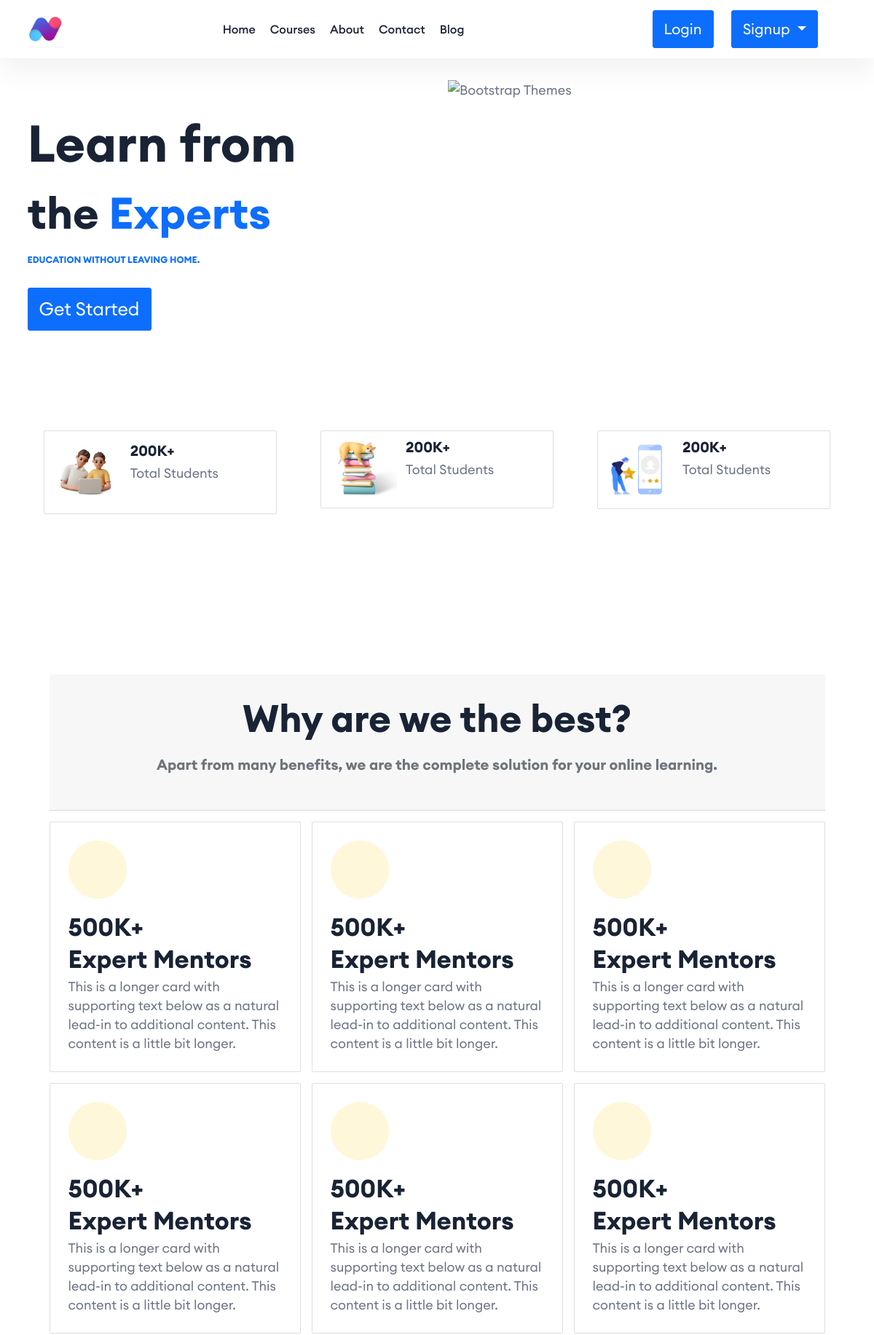
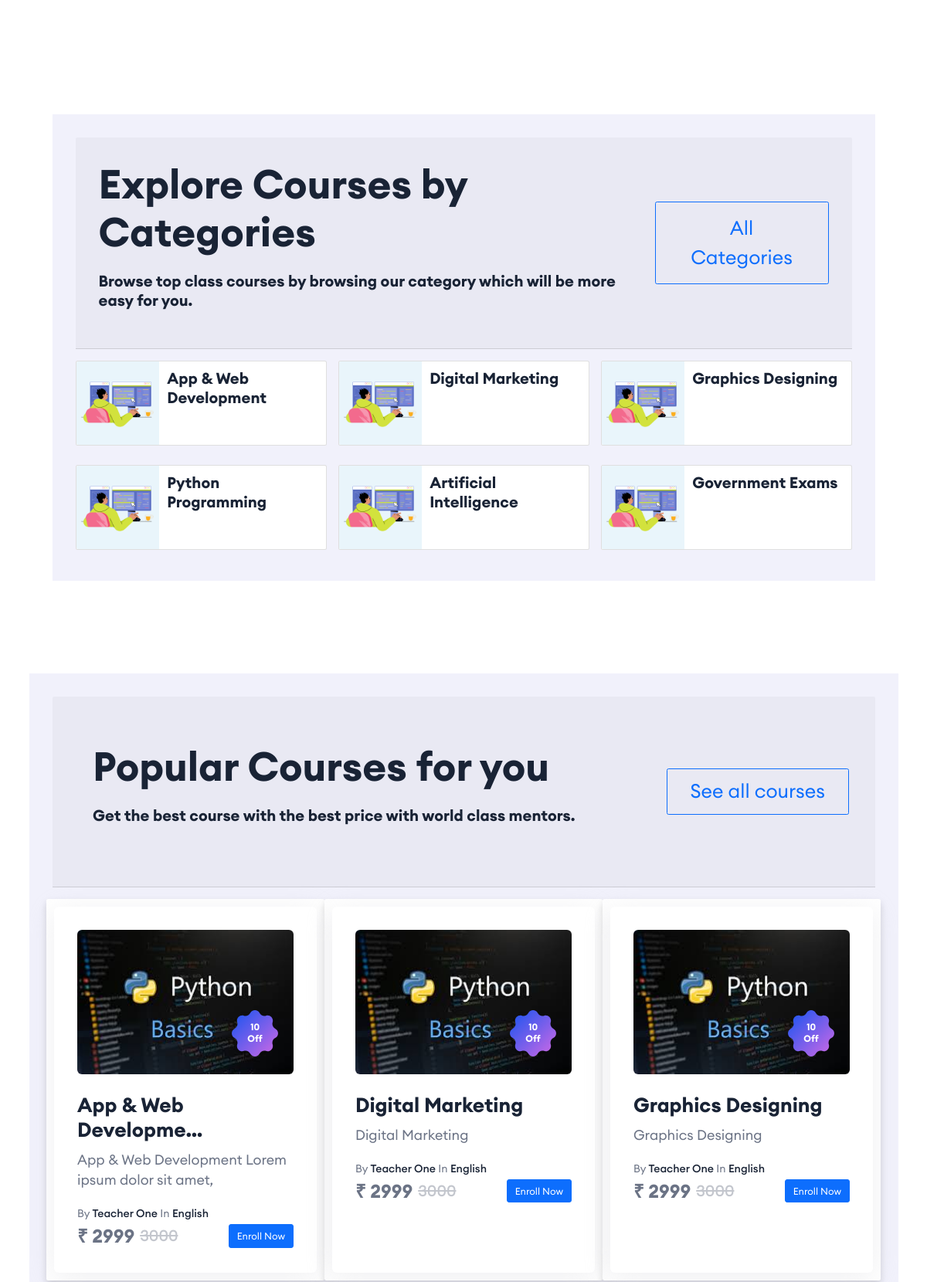
The page / (upper part) on the database its author committed (2 pictures, top to bottom).
### courses/models.py (models this page shows, shortened)
class Catagories(models.Model):
    name = models.CharField(max_length=200)

class Course(models.Model):
    author          = models.ForeignKey(Instructor, on_delete=models.CASCADE)
    student         = models.ManyToManyField(Student)
    title           = models.CharField(max_length=255)
    image           = models.ImageField(upload_to='images/courses')
    price = models.IntegerField()
    discount = models.IntegerField(default=0)
    off_price = models.IntegerField(default=0)
    language        = models.CharField(max_length=50)
    catagory        = models.ForeignKey(Catagories, on_delete=models.CASCADE, null=True)
    level           = models.ForeignKey(Level, on_delete=models.CASCADE,null=True)
    short_intro     = models.CharField(max_length=50)
    description     = models.TextField()
    slug            = models.SlugField(default='', max_length=500, null =True, blank=True)
    Certificate     = models.CharField(null=True,max_length=100)
    created_on      = models.DateTimeField(auto_now_add=True)
    updated_on      = models.DateTimeField(auto_now=True)
    def get_absolute_url(self):
        from django.urls import reverse
        return reverse("course-details", kwargs={'slug': self.slug})

### accounts/models.py (models this page shows)
class Instructor(models.Model):
    user = models.OneToOneField(User, on_delete = models.CASCADE, primary_key = True)
    phone_number = models.CharField(max_length=20)
    def __str__(self):
        return f'{self.user.first_name} {self.user.last_name}'

class User(AbstractUser):
    is_student = models.BooleanField(default=False)
    is_instructor = models.BooleanField(default=False)
    first_name = models.CharField(max_length=100)
    last_name = models.CharField(max_length=100)

### home/views.py (the view)
# urls.py: path('', index, name='index'),
def index(request):
    catagory = Catagories.objects.all().order_by('id')[0:6]
    courses = Course.objects.all().order_by('id')
    context = {
        'catagory':catagory,
        'courses': courses
    }
    return render(request, 'home/index.html', context)

### templates/Home/index.html (shortened to what this page needs)
{% extends 'base.html' %}
{% load static %}
{% block content %}
<div class="container">
    <div id="hero" class="row flex-lg-row-reverse justify-content-center align-items-center g-5 py-5">
        <div class="col-10 col-sm-8 col-lg-6">
            <img src="{% static 'pagestyle\site-img\img\HeroAvatar.png' %}" class="d-block mx-lg-auto img-fluid"
                alt="Bootstrap Themes" width="700" height="500" loading="lazy">
        </div>
        <div id="hero_text" class="col-10 col-sm-8 col-lg-6">
            <h1 class="display-1 fw-bold text-body-emphasis lh-1 py-2">Learn from</h1>
            <h1 class="display-2 fw-bold text-body-emphasis lh-1 py-2">the <span class="text-primary"> Experts</span>
            </h1>
            <p class="lead text-uppercase fw-bold text-primary">
                Education without leaving home.
            </p>
            <a href="{% url 'login' %}">
                <button type="button" class="btn btn-primary btn-lg px-4 py-3 fs-1">
                    Get Started
                </button>
            </a>
        </div>
    </div>
    <div class="mb-5 py-5">
        <div id="hero_card_group" class="row d-flex justify-content-between">
            <div id="hero_card_group_item" class="col-4 p-5">
                <div class="card mb-3" style="max-width: 540px;">
                    <div class="row g-0 p-2">
                        <div class="col-md-4">
                            <img src="{% static 'pagestyle\site-img\img\TwoYoungMen.png' %}"
                                class="img-fluid rounded-start" alt="...">
                        </div>
                        <div class="col-md-8">
                            <div class="card-body">
                                <h5 class="card-title">200K+</h5>
                                <p class="card-text">Total Students</p>
                            </div>
                        </div>
                    </div>
                </div>
            </div>
            <div id="hero_card_group_item" class="col-4 p-5">
                <div class="card mb-3" style="max-width: 540px;">
                    <div class="row g-0">
                        <div class="col-md-4">
                            <img src="{% static 'pagestyle\site-img\img\Cat lying on books.png' %}"
                                class="img-fluid rounded-start" alt="...">
                        </div>
                        <div class="col-md-8">
                            <div class="card-body">
                                <h5 class="card-title">200K+</h5>
                                <p class="card-text">Total Students</p>
                            </div>
                        </div>
                    </div>
                </div>
            </div>
            <div id="hero_card_group_item" class="col-4 p-5">
                <div class="card mb-3" style="max-width: 540px;">
                    <div class="row g-0">
                        <div class="col-md-4">
                            <img src="{% static 'pagestyle\site-img\img\Rating.png' %}" class="img-fluid rounded-start"
                                alt="...">
                        </div>
                        <div class="col-md-8">
                            <div class="card-body">
                                <h5 class="card-title">200K+</h5>
                                <p class="card-text">Total Students</p>
                            </div>
                        </div>
                    </div>
                </div>
            </div>
        </div>
    </div>
    <div class="b-example-divider m-5 p-5"></div>
    <div class="my-5 p-5">
        <div class="card-header p-5 mb-4 text-center">
            <h1 class="fw-bold">Why are we the best?</h1>
            <h5 class="fw-bold text-secondary">Apart from many benefits, we are the complete solution for your online
                learning.</h5>
        </div>
        <div class="row row-cols-1 row-cols-md-3 g-4">
            <div class="col">
                <div class="card p-4">
                    <img src="{% static 'pagestyle\site-img\img\New folder\EllipseYellow.png' %}" style="width: 100px;"
                        class="card-img-top p-3" alt="...">
                    <div class="card-body row-5">
                        <h3 class="card-title fw-bold">500K+</h3>
                        <h3 class="card-title fw-bold">Expert Mentors</h3>
                        <p class="card-text">
                            This is a longer card with supporting text below as a natural lead-in to additional content.
                            This content
                            is a little bit longer.
                        </p>
                    </div>
                </div>
            </div>
            <div class="col">
                <div class="card p-4">
                    <img src="{% static 'pagestyle\site-img\img\New folder\EllipseYellow.png' %}" style="width: 100px;"
                        class="card-img-top p-3" alt="...">
                    <div class="card-body row-5">
                        <h3 class="card-title fw-bold">500K+</h3>
                        <h3 class="card-title fw-bold">Expert Mentors</h3>
                        <p class="card-text">
                            This is a longer card with supporting text below as a natural lead-in to additional content.
                            This content
                            is a little bit longer.
                        </p>
                    </div>
                </div>
            </div>
            <div class="col">
                <div class="card p-4">
                    <img src="{% static 'pagestyle\site-img\img\New folder\EllipseYellow.png' %}" style="width: 100px;"
                        class="card-img-top p-3" alt="...">
                    <div class="card-body row-5">
                        <h3 class="card-title fw-bold">500K+</h3>
                        <h3 class="card-title fw-bold">Expert Mentors</h3>
                        <p class="card-text">
                            This is a longer card with supporting text below as a natural lead-in to additional content.
                            This content
                            is a little bit longer.
                        </p>
                    </div>
                </div>
            </div>
            <div class="col">
                <div class="card p-4">
                    <img src="{% static 'pagestyle\site-img\img\New folder\EllipseYellow.png' %}" style="width: 100px;"
                        class="card-img-top p-3" alt="...">
                    <div class="card-body row-5">
                        <h3 class="card-title fw-bold">500K+</h3>
                        <h3 class="card-title fw-bold">Expert Mentors</h3>
                        <p class="card-text">
                            This is a longer card with supporting text below as a natural lead-in to additional content.
                            This content
                            is a little bit longer.
                        </p>
                    </div>
                </div>
            </div>
            <div class="col">
                <div class="card p-4">
                    <img src="{% static 'pagestyle\site-img\img\New folder\EllipseYellow.png' %}" style="width: 100px;"
                        class="card-img-top p-3" alt="...">
                    <div class="card-body row-5">
                        <h3 class="card-title fw-bold">500K+</h3>
                        <h3 class="card-title fw-bold">Expert Mentors</h3>
                        <p class="card-text">
                            This is a longer card with supporting text below as a natural lead-in to additional content.
                            This content
                            is a little bit longer.
                        </p>
                    </div>
                </div>
            </div>
            <div class="col">
                <div class="card p-4">
                    <img src="{% static 'pagestyle\site-img\img\New folder\EllipseYellow.png' %}" style="width: 100px;"
                        class="card-img-top p-3" alt="...">
                    <div class="card-body row-5">
                        <h3 class="card-title fw-bold">500K+</h3>
                        <h3 class="card-title fw-bold">Expert Mentors</h3>
                        <p class="card-text">
                            This is a longer card with supporting text below as a natural lead-in to additional content.
                            This content
                            is a little bit longer.
                        </p>
                    </div>
                </div>
            </div>
        </div>
    </div>
    <div class="b-example-divider m-5 p-5"></div>
    <div class="p-5 m-5" style="background-color: #F1F1FB;">
        <div class="card-header p-5 mb-4">
            <div class="row d-flex flex-wrap align-items-center">
                <div class="col-9">
                    <h1>Explore Courses by Categories</h1>
                    <h5>Browse top class courses by browsing our category which will be more easy for you.</h5>
                </div>
                <div class="col-3">
                    <a href="{% url 'courses' %}"
                        class="text-decoration-none btn btn-outline-primary px-5 py-4 fs-1">All
                        Categories</a>
                </div>
            </div>
        </div>
        <div class="row row-cols-1 row-cols-md-3 g-4">
            {% for i in catagory %}
            <div class="col">
                <div class="card mb-3" style="max-width: 540px;">
                    <div class="row g-0">
                        <div class="col-md-4">
                            <img src="{% static 'pagestyle\site-img\img\AppDevelopment.png' %}"
                                class="img-fluid rounded-start" alt="...">
                        </div>
                        <div class="col-md-8">
                            <div class="card-body">
                                <h5 class="card-title">{{i.name}}</h5>
                            </div>
                        </div>
                    </div>
                </div>
            </div>
            {% endfor %}
        </div>
    </div>
    <div class="b-example-divider m-5 p-5"></div>
    <div class="p-5 my-5" style="background-color: #F1F1FB;">
        <div class="card-header p-5 mb-4">
            <div class="row d-flex flex-wrap align-items-center">
                <div class="col-9 p-5">
                    <h1>Popular Courses for you</h1>
                    <h5>Get the best course with the best price with world class mentors.</h5>
                </div>
                <div class="col-3">
                    <a href="{% url 'courses' %}" class="text-decoration-none btn btn-outline-primary px-5 py-3 fs-1">See all courses</a>
                </div>
            </div>
        </div>
        <div class="row row-cols-1 row-cols-md-3 g-4">
            {% for i in courses %}
            <div class="bg-body p-3 rounded shadow">
                <div class="rbt-card variation-01 rbt-hover">
                  <div class="rbt-card-img">
                    <a href={{i.get_absolute_url}}>
                      <img src="{{i.image.url}}" alt="Card image">
                      <div class="rbt-badge-3 bg-white">
                        <span>{{i.discount}}</span>
                        <span>Off</span>
                      </div>
                    </a>
                  </div>
                  <div class="rbt-card-body">
                    <h5 class="rbt-card-title">
                      {{i.title | truncatechars:20 }}
                    </h5>
                    <p class="rbt-card-text">
                      {{i.short_intro}}
                    </p>
                    <div class="rbt-author-meta">
                      <div class="rbt-author-info">
                        By <a href="profile.html">{{i.author}}</a> In <a href="#">{{i.language}}</a>
                      </div>
                    </div>
                    <div class="rbt-card-bottom">
                      <div class="rbt-price">
                        <span class="current-price">₹ {{i.price}}</span>
                        <span class="off-price">{{i.off_price}}</span>
                      </div>
                      <a class="btn btn-primary btn-lg" href="{{i.get_absolute_url}}" role="button">Enroll Now</a>
                    </div>
                  </div>
                </div>
              </div>
            {% endfor %}
        </div>
    </div>
</div>
{% endblock content %}

### rows shown on the page
Catagories: name "App & Web Development"
Catagories: name "Digital Marketing"
Catagories: name "Graphics Designing"
Catagories: name "Python Programming"
Catagories: name "Artificial Intelligence"
Catagories: name "Government Exams"
Course: image (picture), discount "10", title "App & Web Developme…", short_intro "App & Web Development Lorem ipsum dolor sit amet,", author "Teacher One", language "English", price "2999", off_price "3000"
Course: image (picture), discount "10", title "Digital Marketing", short_intro "Digital Marketing", author "Teacher One", language "English", price "2999", off_price "3000"
Course: image (picture), discount "10", title "Graphics Designing", short_intro "Graphics Designing", author "Teacher One", language "English", price "2999", off_price "3000"
